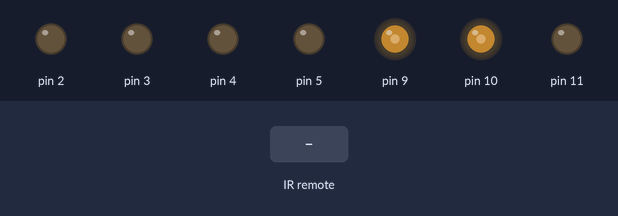
Recording of a sketch running on a simulated Arduino Uno, built with avr-gcc and run on an emulated ATmega328P. On the bench: output pins drawn as LEDs (lit = HIGH). The test bench sets the inputs (shaded band).

Above: at 1.2 s.
1.3 s: infrared code 0xFF58A7 received
At 1.7 s:
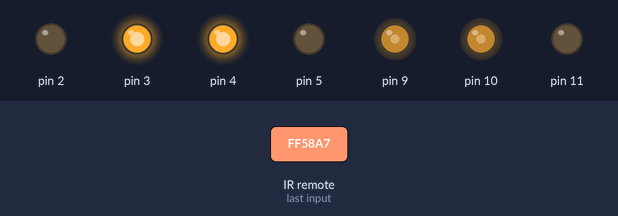
3.3 s: infrared code 0xFFF807 received
At 3.7 s:
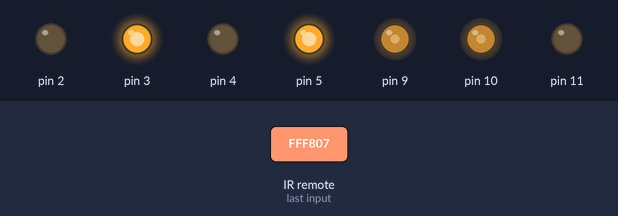
5.3 s: infrared code 0xFFD827 received
At 5.7 s:
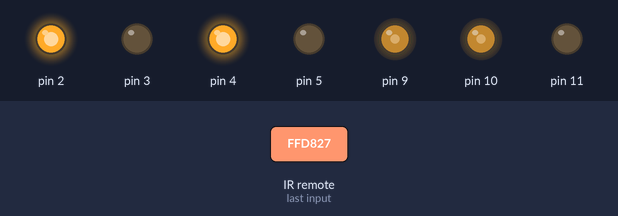
7.3 s: infrared code 0xFF7887 received
At 7.7 s:
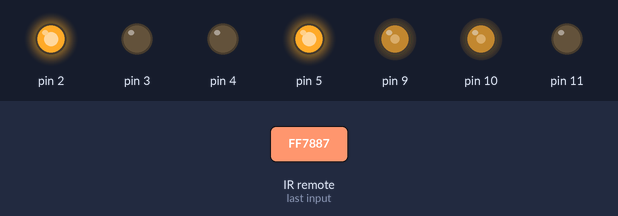
Timing chart, 0 to 10.3 s (numbered marks = the images above; inputs shaded):
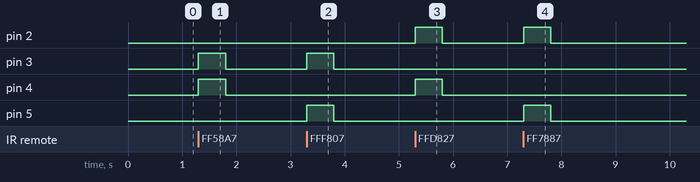

The sketch:

remotecar.ino
```cpp
#include<IRremote.h>
#define choose 2 //1为测试键值

//小车控制
void run();
void forward();
void backward();
void turn_left();
void turn_right();
void stop();

//红外测试
void test();


int receive_pin=6;
IRrecv irrecv(receive_pin);//设置红外接收端口
decode_results results;//变量results用来存放测试结果


void setup()
{
  Serial.begin(9600);
  pinMode(10,OUTPUT);
  pinMode(11,OUTPUT);
  pinMode(2,OUTPUT);
  pinMode(3,OUTPUT);
  pinMode(4,OUTPUT);
  pinMode(5,OUTPUT);//pin2-5控制电机
  irrecv.enableIRIn();
  analogWrite(10,120);
  delay(10);
  analogWrite(9,120);
}

void loop()
{
  if(choose==1) test();
  else run();
}


void test()
{
  if(irrecv.decode(&results))
  {
    Serial.print("Code:");
    Serial.print(results.value,DEC);//显示编码
    Serial.print("   Bits:");
    Serial.println(results.bits);//编码位数
    irrecv.resume();// 继续等待接收下一组信号
  }
  if(results.value==0x16)
    digitalWrite(9, HIGH);
    delay(600); //延时600毫秒，做一个简单的消抖
}


void run()
{
  if(irrecv.decode(&results))
  {
    if(results.value==16734375  ) {forward();delay(500);stop();}
    else if(results.value==16775175  ) {turn_right();delay(500);stop();}
    else if(results.value==16767015  ) {turn_left();delay(500);stop();}
    else if(results.value==16742535  ) {backward();delay(500);stop();}
    irrecv.resume();
  }
}
void forward()
{
  digitalWrite(2,0);
  digitalWrite(3,1);
  digitalWrite(4,1);
  digitalWrite(5,0);
}
void backward()
{
  digitalWrite(2,1);
  digitalWrite(3,0);
  digitalWrite(4,0);
  digitalWrite(5,1);
}
void turn_left()
{
  digitalWrite(2,1);
  digitalWrite(3,0);
  digitalWrite(4,1);
  digitalWrite(5,0);
}
void turn_right()
{
  digitalWrite(2,0);
  digitalWrite(3,1);
  digitalWrite(4,0);
  digitalWrite(5,1);
}
void stop()
{
  digitalWrite(2,0);
  digitalWrite(3,0);
  digitalWrite(4,0);
  digitalWrite(5,0);
}
```

Measured:
- after the input at 1.3 s, pin 3, pin 4: LOW → HIGH at once, → LOW 0.50 s later
- after the input at 3.3 s, pin 3, pin 5: LOW → HIGH at once, → LOW 0.50 s later
- after the input at 5.3 s, pin 2, pin 4: LOW → HIGH at once, → LOW 0.50 s later
- after the input at 7.3 s, pin 2, pin 5: LOW → HIGH at once, → LOW 0.50 s later
